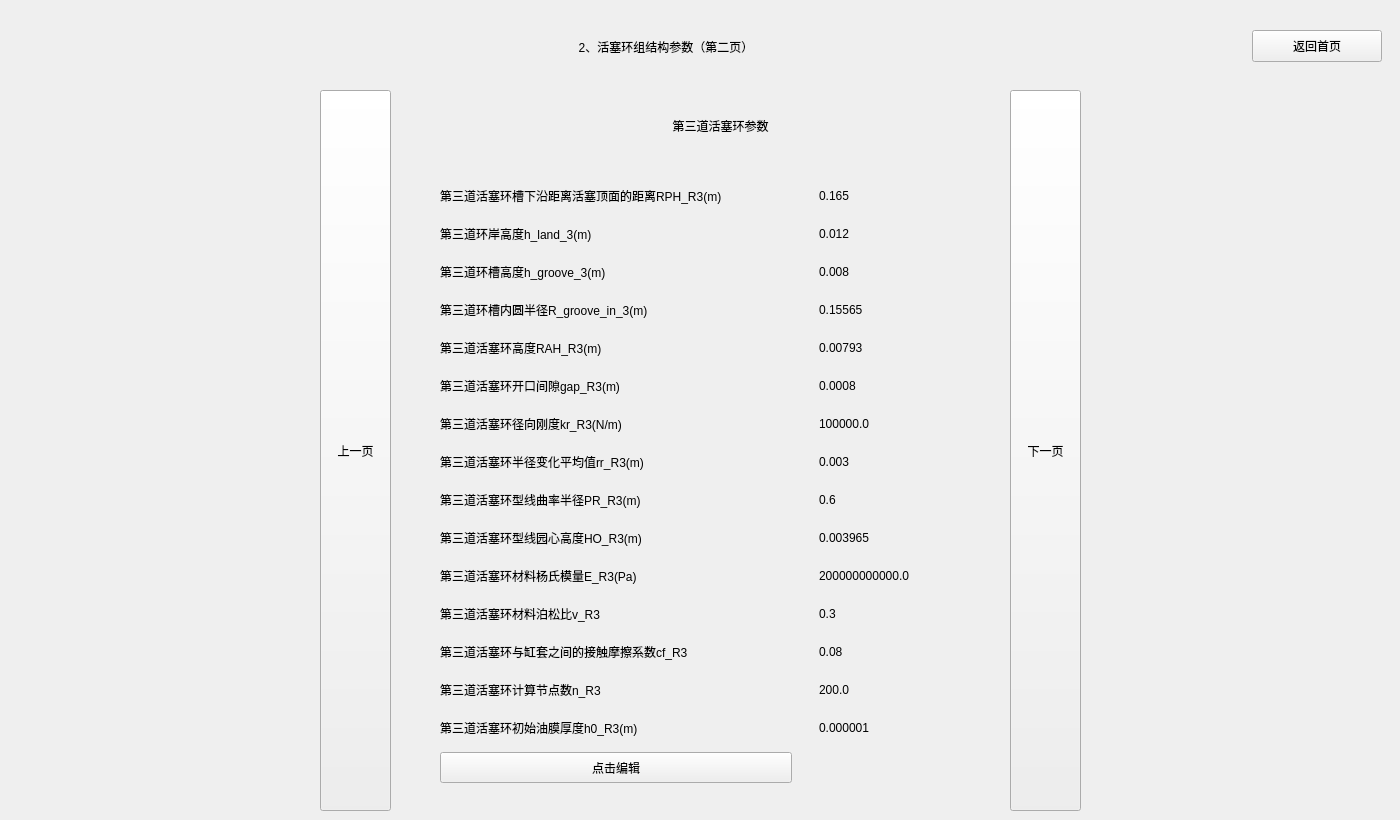
     <widget class="QWidget" name="page_27">
      <widget class="CardWidget" name="CardWidget_191">
       <property name="geometry">
        <rect>
         <x>20</x>
         <y>10</y>
         <width>1371</width>
         <height>73</height>
        </rect>
       </property>
       <property name="minimumSize">
        <size>
         <width>1361</width>
         <height>71</height>
        </size>
       </property>
       <layout class="QHBoxLayout" name="horizontalLayout_21">
        <item>
         <widget class="IconWidget" name="IconWidget_660">
          <property name="sizePolicy">
           <sizepolicy hsizetype="Fixed" vsizetype="Fixed">
            <horstretch>0</horstretch>
            <verstretch>0</verstretch>
           </sizepolicy>
          </property>
          <property name="minimumSize">
           <size>
            <width>51</width>
            <height>51</height>
           </size>
          </property>
          <property name="maximumSize">
           <size>
            <width>51</width>
            <height>51</height>
           </size>
          </property>
         </widget>
        </item>
        <item>
         <widget class="TitleLabel" name="TitleLabel_82">
          <property name="text">
           <string>2、活塞环组结构参数（第二页）</string>
          </property>
          <property name="alignment">
           <set>Qt::AlignCenter</set>
          </property>
         </widget>
        </item>
        <item>
         <widget class="PrimaryPushButton" name="PrimaryPushButton_94">
          <property name="minimumSize">
           <size>
            <width>130</width>
            <height>32</height>
           </size>
          </property>
          <property name="maximumSize">
           <size>
            <width>130</width>
            <height>32</height>
           </size>
          </property>
          <property name="text">
           <string>返回首页</string>
          </property>
         </widget>
        </item>
       </layout>
      </widget>
      <widget class="CardWidget" name="CardWidget_192">
       <property name="geometry">
        <rect>
         <x>400</x>
         <y>90</y>
         <width>601</width>
         <height>71</height>
        </rect>
       </property>
       <widget class="IconWidget" name="IconWidget_661">
        <property name="geometry">
         <rect>
          <x>60</x>
          <y>10</y>
          <width>51</width>
          <height>51</height>
         </rect>
        </property>
       </widget>
       <widget class="TitleLabel" name="TitleLabel_83">
        <property name="geometry">
         <rect>
          <x>130</x>
          <y>10</y>
          <width>381</width>
          <height>51</height>
         </rect>
        </property>
        <property name="text">
         <string>第三道活塞环参数</string>
        </property>
        <property name="alignment">
         <set>Qt::AlignCenter</set>
        </property>
       </widget>
      </widget>
      <widget class="CardWidget" name="CardWidget_193">
       <property name="geometry">
        <rect>
         <x>400</x>
         <y>170</y>
         <width>401</width>
         <height>641</height>
        </rect>
       </property>
       <property name="minimumSize">
        <size>
         <width>0</width>
         <height>0</height>
        </size>
       </property>
       <layout class="QGridLayout" name="gridLayout_109">
        <property name="topMargin">
         <number>8</number>
        </property>
        <property name="bottomMargin">
         <number>8</number>
        </property>
        <item row="10" column="1">
         <widget class="SubtitleLabel" name="SubtitleLabel_808">
          <property name="minimumSize">
           <size>
            <width>451</width>
            <height>28</height>
           </size>
          </property>
          <property name="maximumSize">
           <size>
            <width>461</width>
            <height>28</height>
           </size>
          </property>
          <property name="text">
           <string>第三道活塞环型线曲率半径PR_R3(m)</string>
          </property>
         </widget>
        </item>
        <item row="14" column="1">
         <widget class="StrongBodyLabel" name="StrongBodyLabel_34">
          <property name="minimumSize">
           <size>
            <width>451</width>
            <height>28</height>
           </size>
          </property>
          <property name="maximumSize">
           <size>
            <width>451</width>
            <height>28</height>
           </size>
          </property>
          <property name="text">
           <string>第三道活塞环与缸套之间的接触摩擦系数cf_R3</string>
          </property>
         </widget>
        </item>
        <item row="1" column="1">
         <widget class="StrongBodyLabel" name="StrongBodyLabel_33">
          <property name="minimumSize">
           <size>
            <width>451</width>
            <height>28</height>
           </size>
          </property>
          <property name="maximumSize">
           <size>
            <width>451</width>
            <height>28</height>
           </size>
          </property>
          <property name="text">
           <string>第三道活塞环槽下沿距离活塞顶面的距离RPH_R3(m)</string>
          </property>
         </widget>
        </item>
        <item row="2" column="0">
         <widget class="IconWidget" name="IconWidget_677">
          <property name="minimumSize">
           <size>
            <width>25</width>
            <height>25</height>
           </size>
          </property>
          <property name="maximumSize">
           <size>
            <width>25</width>
            <height>25</height>
           </size>
          </property>
         </widget>
        </item>
        <item row="4" column="0">
         <widget class="IconWidget" name="IconWidget_676">
          <property name="minimumSize">
           <size>
            <width>25</width>
            <height>25</height>
           </size>
          </property>
          <property name="maximumSize">
           <size>
            <width>25</width>
            <height>25</height>
           </size>
          </property>
         </widget>
        </item>
        <item row="13" column="0">
         <widget class="IconWidget" name="IconWidget_668">
          <property name="minimumSize">
           <size>
            <width>25</width>
            <height>25</height>
           </size>
          </property>
          <property name="maximumSize">
           <size>
            <width>25</width>
            <height>25</height>
           </size>
          </property>
         </widget>
        </item>
        <item row="2" column="1">
         <widget class="SubtitleLabel" name="SubtitleLabel_812">
          <property name="minimumSize">
           <size>
            <width>451</width>
            <height>28</height>
           </size>
          </property>
          <property name="maximumSize">
           <size>
            <width>461</width>
            <height>28</height>
           </size>
          </property>
          <property name="text">
           <string>第三道环岸高度h_land_3(m)</string>
          </property>
         </widget>
        </item>
        <item row="8" column="1">
         <widget class="SubtitleLabel" name="SubtitleLabel_819">
          <property name="minimumSize">
           <size>
            <width>451</width>
            <height>28</height>
           </size>
          </property>
          <property name="maximumSize">
           <size>
            <width>461</width>
            <height>28</height>
           </size>
          </property>
          <property name="text">
           <string>第三道活塞环径向刚度kr_R3(N/m)</string>
          </property>
         </widget>
        </item>
        <item row="7" column="0">
         <widget class="IconWidget" name="IconWidget_671">
          <property name="minimumSize">
           <size>
            <width>25</width>
            <height>25</height>
           </size>
          </property>
          <property name="maximumSize">
           <size>
            <width>25</width>
            <height>25</height>
           </size>
          </property>
         </widget>
        </item>
        <item row="1" column="0">
         <widget class="IconWidget" name="IconWidget_666">
          <property name="minimumSize">
           <size>
            <width>25</width>
            <height>25</height>
           </size>
          </property>
          <property name="maximumSize">
           <size>
            <width>25</width>
            <height>25</height>
           </size>
          </property>
         </widget>
        </item>
        <item row="9" column="0">
         <widget class="IconWidget" name="IconWidget_667">
          <property name="minimumSize">
           <size>
            <width>25</width>
            <height>25</height>
           </size>
          </property>
          <property name="maximumSize">
           <size>
            <width>25</width>
            <height>25</height>
           </size>
          </property>
         </widget>
        </item>
        <item row="5" column="0">
         <widget class="IconWidget" name="IconWidget_669">
          <property name="minimumSize">
           <size>
            <width>25</width>
            <height>25</height>
           </size>
          </property>
          <property name="maximumSize">
           <size>
            <width>25</width>
            <height>25</height>
           </size>
          </property>
         </widget>
        </item>
        <item row="4" column="1">
         <widget class="SubtitleLabel" name="SubtitleLabel_809">
          <property name="minimumSize">
           <size>
            <width>451</width>
            <height>28</height>
           </size>
          </property>
          <property name="maximumSize">
           <size>
            <width>461</width>
            <height>28</height>
           </size>
          </property>
          <property name="text">
           <string>第三道环槽内圆半径R_groove_in_3(m)</string>
          </property>
         </widget>
        </item>
        <item row="9" column="1">
         <widget class="SubtitleLabel" name="SubtitleLabel_811">
          <property name="minimumSize">
           <size>
            <width>451</width>
            <height>28</height>
           </size>
          </property>
          <property name="maximumSize">
           <size>
            <width>461</width>
            <height>28</height>
           </size>
          </property>
          <property name="text">
           <string>第三道活塞环半径变化平均值rr_R3(m)</string>
          </property>
         </widget>
        </item>
        <item row="8" column="0">
         <widget class="IconWidget" name="IconWidget_662">
          <property name="minimumSize">
           <size>
            <width>25</width>
            <height>25</height>
           </size>
          </property>
          <property name="maximumSize">
           <size>
            <width>25</width>
            <height>25</height>
           </size>
          </property>
         </widget>
        </item>
        <item row="10" column="0">
         <widget class="IconWidget" name="IconWidget_665">
          <property name="minimumSize">
           <size>
            <width>25</width>
            <height>25</height>
           </size>
          </property>
          <property name="maximumSize">
           <size>
            <width>25</width>
            <height>25</height>
           </size>
          </property>
         </widget>
        </item>
        <item row="14" column="0">
         <widget class="IconWidget" name="IconWidget_675">
          <property name="minimumSize">
           <size>
            <width>25</width>
            <height>25</height>
           </size>
          </property>
          <property name="maximumSize">
           <size>
            <width>25</width>
            <height>25</height>
           </size>
          </property>
         </widget>
        </item>
        <item row="7" column="1">
         <widget class="SubtitleLabel" name="SubtitleLabel_805">
          <property name="minimumSize">
           <size>
            <width>451</width>
            <height>28</height>
           </size>
          </property>
          <property name="maximumSize">
           <size>
            <width>461</width>
            <height>28</height>
           </size>
          </property>
          <property name="text">
           <string>第三道活塞环开口间隙gap_R3(m)</string>
          </property>
         </widget>
        </item>
        <item row="19" column="1">
         <widget class="PrimaryPushButton" name="PrimaryPushButton_95">
          <property name="maximumSize">
           <size>
            <width>16777215</width>
            <height>31</height>
           </size>
          </property>
          <property name="text">
           <string>点击编辑</string>
          </property>
         </widget>
        </item>
        <item row="16" column="0">
         <widget class="IconWidget" name="IconWidget_673">
          <property name="minimumSize">
           <size>
            <width>25</width>
            <height>25</height>
           </size>
          </property>
          <property name="maximumSize">
           <size>
            <width>25</width>
            <height>25</height>
           </size>
          </property>
         </widget>
        </item>
        <item row="12" column="0">
         <widget class="IconWidget" name="IconWidget_663">
          <property name="minimumSize">
           <size>
            <width>25</width>
            <height>25</height>
           </size>
          </property>
          <property name="maximumSize">
           <size>
            <width>25</width>
            <height>25</height>
           </size>
          </property>
         </widget>
        </item>
        <item row="11" column="0">
         <widget class="IconWidget" name="IconWidget_672">
          <property name="minimumSize">
           <size>
            <width>25</width>
            <height>25</height>
           </size>
          </property>
          <property name="maximumSize">
           <size>
            <width>25</width>
            <height>25</height>
           </size>
          </property>
         </widget>
        </item>
        <item row="16" column="1">
         <widget class="SubtitleLabel" name="SubtitleLabel_817">
          <property name="minimumSize">
           <size>
            <width>451</width>
            <height>28</height>
           </size>
          </property>
          <property name="maximumSize">
           <size>
            <width>461</width>
            <height>28</height>
           </size>
          </property>
          <property name="text">
           <string>第三道活塞环计算节点数n_R3</string>
          </property>
         </widget>
        </item>
        <item row="3" column="0">
         <widget class="IconWidget" name="IconWidget_670">
          <property name="minimumSize">
           <size>
            <width>25</width>
            <height>25</height>
           </size>
          </property>
          <property name="maximumSize">
           <size>
            <width>25</width>
            <height>25</height>
           </size>
          </property>
         </widget>
        </item>
        <item row="3" column="1">
         <widget class="SubtitleLabel" name="SubtitleLabel_806">
          <property name="minimumSize">
           <size>
            <width>451</width>
            <height>28</height>
           </size>
          </property>
          <property name="maximumSize">
           <size>
            <width>461</width>
            <height>28</height>
           </size>
          </property>
          <property name="text">
           <string>第三道环槽高度h_groove_3(m)</string>
          </property>
         </widget>
        </item>
        <item row="5" column="1">
         <widget class="SubtitleLabel" name="SubtitleLabel_818">
          <property name="minimumSize">
           <size>
            <width>451</width>
            <height>28</height>
           </size>
          </property>
          <property name="maximumSize">
           <size>
            <width>461</width>
            <height>28</height>
           </size>
          </property>
          <property name="text">
           <string>第三道活塞环高度RAH_R3(m)</string>
          </property>
         </widget>
        </item>
        <item row="13" column="1">
         <widget class="SubtitleLabel" name="SubtitleLabel_810">
          <property name="minimumSize">
           <size>
            <width>451</width>
            <height>28</height>
           </size>
          </property>
          <property name="maximumSize">
           <size>
            <width>461</width>
            <height>28</height>
           </size>
          </property>
          <property name="text">
           <string>第三道活塞环材料泊松比v_R3</string>
          </property>
         </widget>
        </item>
        <item row="12" column="1">
         <widget class="SubtitleLabel" name="SubtitleLabel_813">
          <property name="minimumSize">
           <size>
            <width>451</width>
            <height>28</height>
           </size>
          </property>
          <property name="maximumSize">
           <size>
            <width>461</width>
            <height>28</height>
           </size>
          </property>
          <property name="text">
           <string>第三道活塞环材料杨氏模量E_R3(Pa)</string>
          </property>
         </widget>
        </item>
        <item row="11" column="1">
         <widget class="SubtitleLabel" name="SubtitleLabel_816">
          <property name="minimumSize">
           <size>
            <width>451</width>
            <height>28</height>
           </size>
          </property>
          <property name="maximumSize">
           <size>
            <width>461</width>
            <height>28</height>
           </size>
          </property>
          <property name="text">
           <string>第三道活塞环型线园心高度HO_R3(m)</string>
          </property>
         </widget>
        </item>
        <item row="17" column="0">
         <widget class="IconWidget" name="IconWidget_674">
          <property name="minimumSize">
           <size>
            <width>25</width>
            <height>25</height>
           </size>
          </property>
          <property name="maximumSize">
           <size>
            <width>25</width>
            <height>25</height>
           </size>
          </property>
         </widget>
        </item>
        <item row="17" column="1">
         <widget class="SubtitleLabel" name="SubtitleLabel_814">
          <property name="minimumSize">
           <size>
            <width>451</width>
            <height>28</height>
           </size>
          </property>
          <property name="maximumSize">
           <size>
            <width>461</width>
            <height>28</height>
           </size>
          </property>
          <property name="text">
           <string>第三道活塞环初始油膜厚度h0_R3(m)</string>
          </property>
         </widget>
        </item>
       </layout>
      </widget>
      <widget class="CardWidget" name="CardWidget_194">
       <property name="geometry">
        <rect>
         <x>810</x>
         <y>170</y>
         <width>191</width>
         <height>641</height>
        </rect>
       </property>
       <property name="minimumSize">
        <size>
         <width>0</width>
         <height>0</height>
        </size>
       </property>
       <layout class="QGridLayout" name="gridLayout_110">
        <property name="topMargin">
         <number>8</number>
        </property>
        <property name="bottomMargin">
         <number>8</number>
        </property>
        <item row="16" column="1">
         <widget class="SubtitleLabel" name="SubtitleLabel_821">
          <property name="minimumSize">
           <size>
            <width>451</width>
            <height>28</height>
           </size>
          </property>
          <property name="maximumSize">
           <size>
            <width>461</width>
            <height>28</height>
           </size>
          </property>
          <property name="text">
           <string>0.012</string>
          </property>
         </widget>
        </item>
        <item row="26" column="1">
         <widget class="SubtitleLabel" name="SubtitleLabel_833">
          <property name="minimumSize">
           <size>
            <width>451</width>
            <height>28</height>
           </size>
          </property>
          <property name="maximumSize">
           <size>
            <width>461</width>
            <height>28</height>
           </size>
          </property>
          <property name="text">
           <string>0.3</string>
          </property>
         </widget>
        </item>
        <item row="17" column="1">
         <widget class="SubtitleLabel" name="SubtitleLabel_822">
          <property name="minimumSize">
           <size>
            <width>451</width>
            <height>28</height>
           </size>
          </property>
          <property name="maximumSize">
           <size>
            <width>461</width>
            <height>28</height>
           </size>
          </property>
          <property name="text">
           <string>0.008</string>
          </property>
         </widget>
        </item>
        <item row="18" column="1">
         <widget class="SubtitleLabel" name="SubtitleLabel_823">
          <property name="minimumSize">
           <size>
            <width>451</width>
            <height>28</height>
           </size>
          </property>
          <property name="maximumSize">
           <size>
            <width>461</width>
            <height>28</height>
           </size>
          </property>
          <property name="text">
           <string>0.15565</string>
          </property>
         </widget>
        </item>
        <item row="20" column="1">
         <widget class="SubtitleLabel" name="SubtitleLabel_825">
          <property name="minimumSize">
           <size>
            <width>451</width>
            <height>28</height>
           </size>
          </property>
          <property name="maximumSize">
           <size>
            <width>461</width>
            <height>28</height>
           </size>
          </property>
          <property name="text">
           <string>0.0008</string>
          </property>
         </widget>
        </item>
        <item row="25" column="1">
         <widget class="SubtitleLabel" name="SubtitleLabel_832">
          <property name="minimumSize">
           <size>
            <width>451</width>
            <height>28</height>
           </size>
          </property>
          <property name="maximumSize">
           <size>
            <width>461</width>
            <height>28</height>
           </size>
          </property>
          <property name="text">
           <string>200000000000.0</string>
          </property>
         </widget>
        </item>
        <item row="27" column="1">
         <widget class="SubtitleLabel" name="SubtitleLabel_834">
          <property name="minimumSize">
           <size>
            <width>451</width>
            <height>28</height>
           </size>
          </property>
          <property name="maximumSize">
           <size>
            <width>461</width>
            <height>28</height>
           </size>
          </property>
          <property name="text">
           <string>0.08</string>
          </property>
         </widget>
        </item>
        <item row="22" column="1">
         <widget class="SubtitleLabel" name="SubtitleLabel_829">
          <property name="minimumSize">
           <size>
            <width>451</width>
            <height>28</height>
           </size>
          </property>
          <property name="maximumSize">
           <size>
            <width>461</width>
            <height>28</height>
           </size>
          </property>
          <property name="text">
           <string>0.003</string>
          </property>
         </widget>
        </item>
        <item row="28" column="1">
         <widget class="SubtitleLabel" name="SubtitleLabel_835">
          <property name="minimumSize">
           <size>
            <width>451</width>
            <height>28</height>
           </size>
          </property>
          <property name="maximumSize">
           <size>
            <width>461</width>
            <height>28</height>
           </size>
          </property>
          <property name="text">
           <string>200.0</string>
          </property>
         </widget>
        </item>
        <item row="15" column="1">
         <widget class="SubtitleLabel" name="SubtitleLabel_820">
          <property name="minimumSize">
           <size>
            <width>451</width>
            <height>28</height>
           </size>
          </property>
          <property name="maximumSize">
           <size>
            <width>461</width>
            <height>28</height>
           </size>
          </property>
          <property name="text">
           <string>0.165</string>
          </property>
         </widget>
        </item>
        <item row="24" column="1">
         <widget class="SubtitleLabel" name="SubtitleLabel_831">
          <property name="minimumSize">
           <size>
            <width>451</width>
            <height>28</height>
           </size>
          </property>
          <property name="maximumSize">
           <size>
            <width>461</width>
            <height>28</height>
           </size>
          </property>
          <property name="text">
           <string>0.003965</string>
          </property>
         </widget>
        </item>
        <item row="30" column="1">
         <widget class="SubtitleLabel" name="SubtitleLabel_1039">
          <property name="maximumSize">
           <size>
            <width>16777215</width>
            <height>31</height>
           </size>
          </property>
          <property name="text">
           <string/>
          </property>
         </widget>
        </item>
        <item row="19" column="1">
         <widget class="SubtitleLabel" name="SubtitleLabel_824">
          <property name="minimumSize">
           <size>
            <width>451</width>
            <height>28</height>
           </size>
          </property>
          <property name="maximumSize">
           <size>
            <width>461</width>
            <height>28</height>
           </size>
          </property>
          <property name="text">
           <string>0.00793</string>
          </property>
         </widget>
        </item>
        <item row="21" column="1">
         <widget class="SubtitleLabel" name="SubtitleLabel_828">
          <property name="minimumSize">
           <size>
            <width>451</width>
            <height>28</height>
           </size>
          </property>
          <property name="maximumSize">
           <size>
            <width>461</width>
            <height>28</height>
           </size>
          </property>
          <property name="text">
           <string>100000.0</string>
          </property>
         </widget>
        </item>
        <item row="23" column="1">
         <widget class="SubtitleLabel" name="SubtitleLabel_830">
          <property name="minimumSize">
           <size>
            <width>451</width>
            <height>28</height>
           </size>
          </property>
          <property name="maximumSize">
           <size>
            <width>461</width>
            <height>28</height>
           </size>
          </property>
          <property name="text">
           <string>0.6</string>
          </property>
         </widget>
        </item>
        <item row="29" column="1">
         <widget class="SubtitleLabel" name="SubtitleLabel_836">
          <property name="minimumSize">
           <size>
            <width>451</width>
            <height>28</height>
           </size>
          </property>
          <property name="maximumSize">
           <size>
            <width>461</width>
            <height>28</height>
           </size>
          </property>
          <property name="text">
           <string>0.000001</string>
          </property>
         </widget>
        </item>
       </layout>
      </widget>
      <widget class="PrimaryPushButton" name="PrimaryPushButton_96">
       <property name="geometry">
        <rect>
         <x>320</x>
         <y>90</y>
         <width>71</width>
         <height>721</height>
        </rect>
       </property>
       <property name="text">
        <string>上一页</string>
       </property>
      </widget>
      <widget class="PrimaryPushButton" name="PrimaryPushButton_97">
       <property name="geometry">
        <rect>
         <x>1010</x>
         <y>90</y>
         <width>71</width>
         <height>721</height>
        </rect>
       </property>
       <property name="text">
        <string>下一页</string>
       </property>
      </widget>
     </widget>
